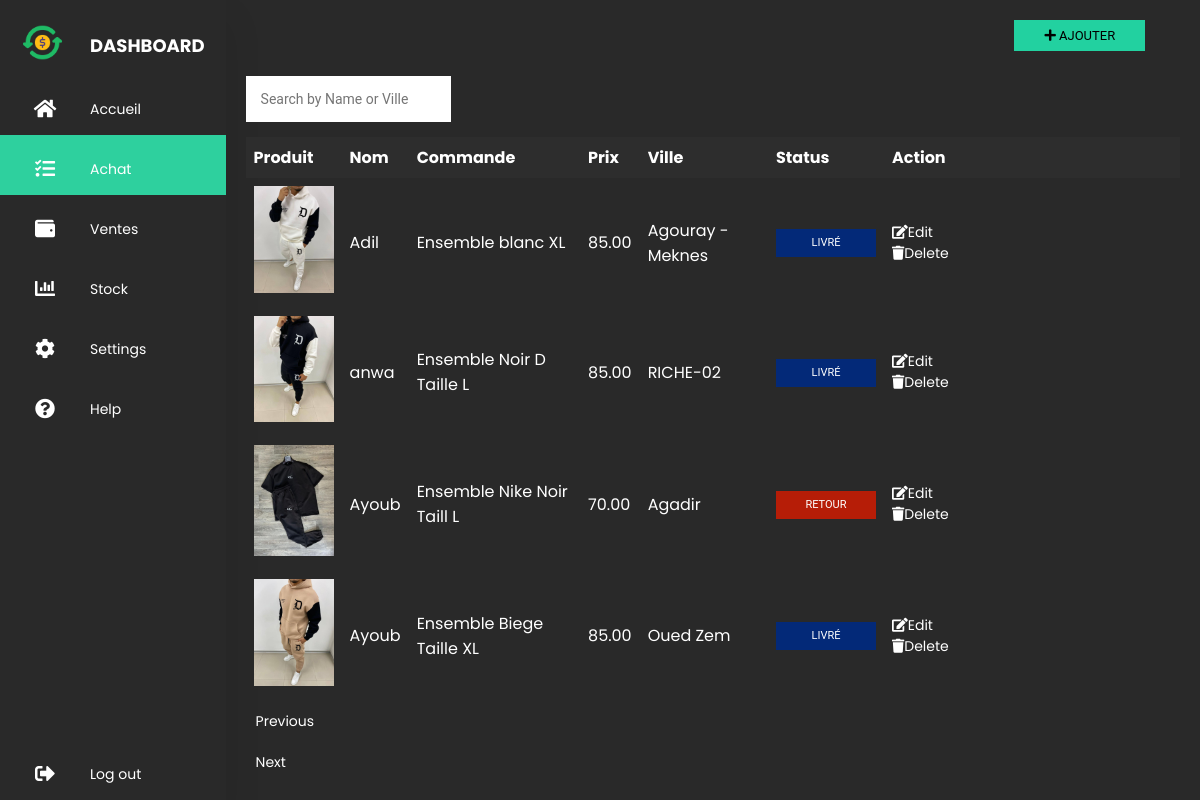
The app's page /sortie.php?page=3 (signed in) with its own data.
### tables this page shows
CREATE TABLE `clients` (
  `id` int(11) NOT NULL,
  `image` varchar(255) NOT NULL,
  `name` varchar(255) NOT NULL,
  `commande` varchar(255) NOT NULL,
  `prix` decimal(10,2) NOT NULL,
  `ville` varchar(255) NOT NULL,
  `status` varchar(50) NOT NULL,
  `moved_to_entrer` tinyint(1) DEFAULT 0,
  `moved_to_stock` int(11) DEFAULT 0
);

### sortie.php (the view, shortened to what this page needs)
<?php
include 'db.php';
$perPage = 4;
if (isset($_GET['page'])) {
    $currentPage = $_GET['page'];
} else {
    $currentPage = 1;
}
$startIndex = ($currentPage - 1) * $perPage;
$sql = "SELECT * FROM clients
        ORDER BY CASE
            WHEN status = 'Demandé' THEN 1
            ELSE 2
        END, name ASC
        LIMIT $startIndex, $perPage";
$result = $conn->query($sql);
?>
    <!DOCTYPE html>
    <html>
    <head>
        <link rel="stylesheet" href="css/sortie.css" />
        <link rel="stylesheet" href="https://cdnjs.cloudflare.com/ajax/libs/font-awesome/5.15.4/css/all.min.css"/>
    </head>
    <body>
    <div class="container">
        <?php include 'menu.php'; ?>
        <section class="main">
            <center>
                <button id="showFormButton" class="add">
                    <i class="fas fa-plus"></i> Ajouter
                </button>
                <br>
                <br>
            </center>
<div class="container1">
    <div class="search-bar">
        <form method="GET">
            <input class="cherch" type="text" name="search_query" id="searchQuery" placeholder="Search by Name or Ville" required>
        </form>
    </div>
</div>
                <table>
                    <thead>
                    <tr>
                        <th>Produit</th>
                        <th>Nom</th>
                        <th>Commande</th>
                        <th>Prix</th>
                        <th>Ville</th>
                        <th>Status</th>
                        <th>Action</th>
                    </tr>
                    </thead>
                    <tbody>
                    <?php
                    if ($result->num_rows > 0) {
                        while ($row = $result->fetch_assoc()) {
                            echo "<tr>";
                            echo "<td><img src='" . $row["image"] . "' alt='Client Image' width='80'></td>";
                            echo "<td>" . $row["name"] . "</td>";
                            echo "<td>" . $row["commande"] . "</td>";
                            echo "<td>" . $row["prix"] . "</td>";
                            echo "<td>" . $row["ville"] . "</td>";
                            $statusClass = "";
                            switch ($row["status"]) {
                                case "Livré":
                                    $statusClass = "livre";
                                    break;
                                case "Retour":
                                    $statusClass = "retour";
                                    break;
                            }
                            echo "<td>";
                            echo "<center>";
                            echo "<button class='status-button $statusClass'>" . $row["status"] . "</button>";
                            echo "</center>";
                            echo "</td>";
                            echo "<td class='icon-container'><a href='javascript:void(0);' class='edit-client' data-client-id='" . $row["id"] . "'><i class='fas fa-edit'></i>Edit</a>
                                    <a href='delete_client.php?id=" . $row["id"] . "'><i class='fas fa-trash'></i>Delete</a></td>";
                            echo "</tr>";
                        }
                    } else {
                        echo "<tr><td colspan='7'>No clients found.</td></tr>";
                    }
                    ?>
                    </tbody>
                </table>
            <?php
            $perPage = 4;
            if (isset($_GET['page'])) {
                $currentPage = $_GET['page'];
            } else {
                $currentPage = 1;
            }
            $startIndex = ($currentPage - 1) * $perPage;
            echo '<div class"here">';
            if ($currentPage > 1) {
                echo "<a class=dd href='sortie.php?page=" . ($currentPage - 1) . "'>Previous</a>";
            }
            $sqlCount = "SELECT COUNT(*) AS total FROM clients";
            $countResult = $conn->query($sqlCount);
            $countRow = $countResult->fetch_assoc();
            $totalClients = $countRow['total'];
            if ($totalClients > $startIndex + $perPage) {
                echo "<a class=dd href='sortie.php?page=" . ($currentPage + 1) . "'>Next</a>";
            }
            ?>
        </section>
    </div>
    </body>
    </html>

### css/sortie.css (style rules this page uses)
* { margin: 0; padding: 0; outline: none; border: none; text-decoration: none; box-sizing: border-box; font-family: "Poppins", sans-serif; }
body { background: #292929; }
.container { display: flex; }
a { position: relative; color: white; font-size: 14px; display: table; width: 280px; padding: 10px; }
.main { position: relative; padding: 20px; width: 100%; }
table { width: 100%; border-collapse: collapse; }
th, td { padding: 8px; text-align: left; color: #FFFFFF; }
th { background-color: #2d2d2d; }
input { font-family: "Roboto", sans-serif; outline: 0; width: 100%; border: 0; margin: 0 0 15px; padding: 15px; box-sizing: border-box; font-size: 14px; }
.add { margin-left: 734px; font-family: "Roboto", sans-serif; text-transform: uppercase; outline: 0; background: #22d1a0; width: 14%; border: 8; padding: 8px; color: black; font-size: 13px; -webkit-transition: all 0.3 ease; transition: all 0.3 ease; cursor: pointer; }
.status-button { font-family: "Roboto", sans-serif; text-transform: uppercase; outline: 0; border: none; padding: 8px; color: #FFFFFF; -webkit-transition: all 0.3s ease; transition: all 0.3s ease; cursor: pointer; line-height: 12px; font-size: 11px; width: 100px; }
.livre { background: #032978; }
.retour { background-color: #b61d07; color: white; }
.cherch { font-family: "Roboto", sans-serif; outline: 0; width: 22%; border: 0; margin: 0 0 15px; padding: 15px; box-sizing: border-box; font-size: 14px; }

### records on screen
clients: image (picture), name "Adil", commande "Ensemble blanc XL", prix "85.00", ville "Agouray - Meknes", status "LIVRÉ"
clients: image (picture), name "anwa", commande "Ensemble Noir D Taille L", prix "85.00", ville "RICHE-02", status "LIVRÉ"
clients: image (picture), name "Ayoub", commande "Ensemble Nike Noir Taill L", prix "70.00", ville "Agadir", status "RETOUR"
clients: image (picture), name "Ayoub", commande "Ensemble Biege Taille XL", prix "85.00", ville "Oued Zem", status "LIVRÉ"
